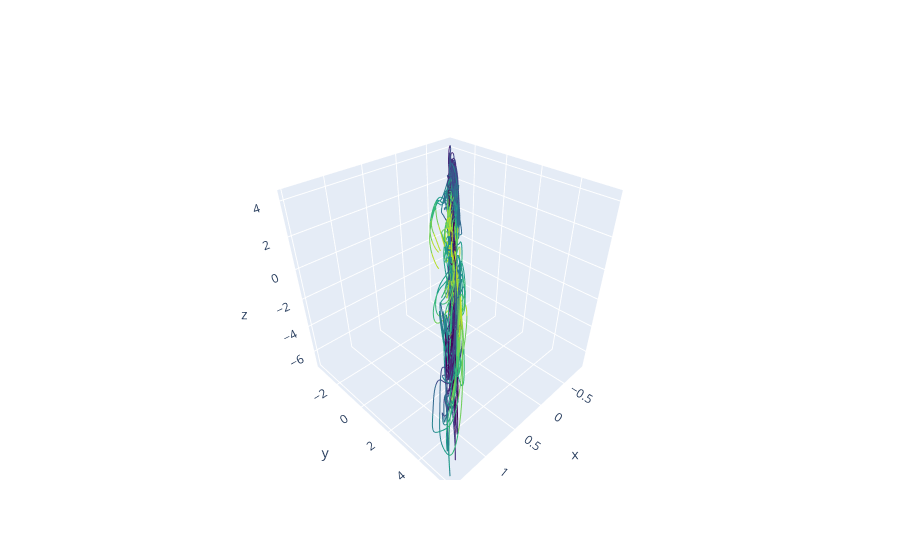

Source (notebook cell):
### Code cell
fig = go.Figure()

for i in indices_to_plot:
    x = Y[i, 0, :]
    y = Y[i, 1, :]
    z = Y[i, 2, :]

    for t in range(num_time_points - 1):
        color_scale = colors.sequential.Viridis
        color_index = int(t / (num_time_points - 1) * (len(color_scale) - 1))
        fig.add_trace(go.Scatter3d(
            x=x[t:t+2],
            y=y[t:t+2],
            z=z[t:t+2],
            mode='lines',
            line=dict(color=color_scale[color_index]),
            showlegend=False
        ))

fig.show()
